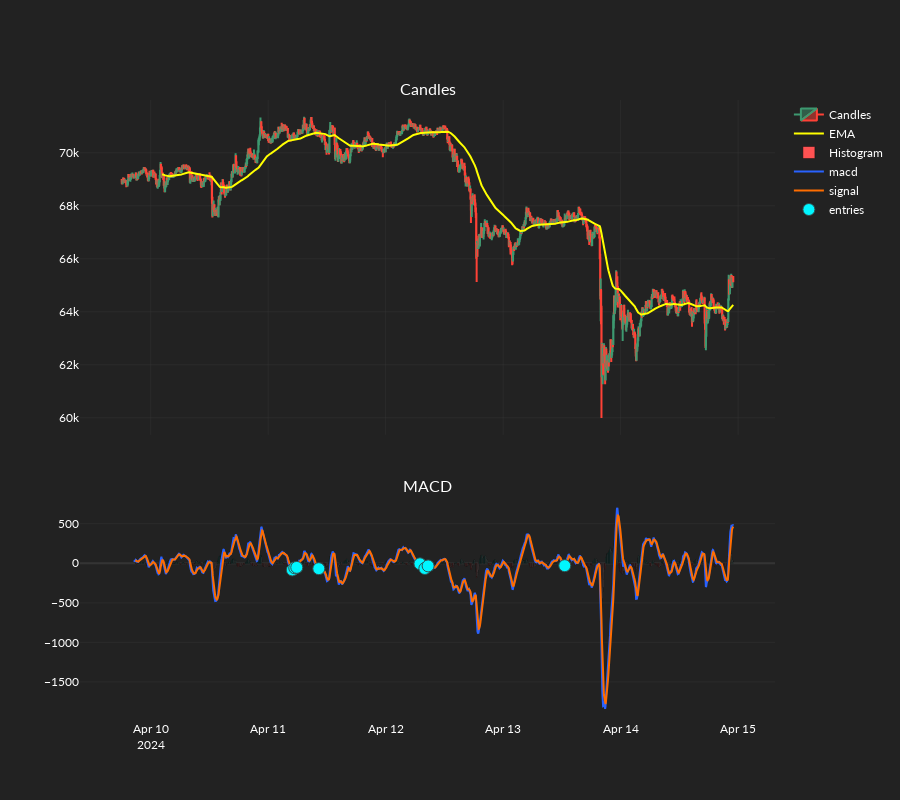

The notebook cell saved with this chart:
### Code cell
macd_strat.plot_signals(candles=candles)

### Figure 1 — Plotly figure (JSON) as saved in the notebook; plotly's stock layout.template omitted (floating-point values rounded to 4 significant figures; data arrays with more than 128 entries replaced by an {"elided": "..."} marker saying what was removed)
{"data": [{"close": {"elided": "1500 float values"}, "high": {"elided": "1500 float values"}, "low": {"elided": "1500 float values"}, "name": "Candles", "open": {"elided": "1500 float values"}, "type": "candlestick", "x": {"elided": "1500 str values"}, "xaxis": "x", "yaxis": "y"}, {"line": {"color": "yellow"}, "mode": "lines", "name": "EMA", "type": "scatter", "x": {"elided": "1500 str values"}, "xaxis": "x", "y": {"elided": "1500 float values"}, "yaxis": "y"}, {"marker": {"color": {"elided": "1500 str values"}}, "name": "Histogram", "type": "bar", "x": {"elided": "1500 str values"}, "xaxis": "x2", "y": {"elided": "1500 float values"}, "yaxis": "y2"}, {"line": {"color": "#2962FF"}, "name": "macd", "type": "scatter", "x": {"elided": "1500 str values"}, "xaxis": "x2", "y": {"elided": "1500 float values"}, "yaxis": "y2"}, {"line": {"color": "#FF6D00"}, "name": "signal", "type": "scatter", "x": {"elided": "1500 str values"}, "xaxis": "x2", "y": {"elided": "1500 float values"}, "yaxis": "y2"}, {"marker": {"color": "#00F6FF", "line": {"color": "DarkSlateGrey", "width": 1}, "size": 12, "symbol": "circle"}, "mode": "markers", "name": "entries", "type": "scatter", "x": {"elided": "1500 str values"}, "xaxis": "x2", "y": {"elided": "1500 float values"}, "yaxis": "y2"}], "layout": {"annotations": [{"font": {"size": 16}, "showarrow": false, "text": "Candles", "x": 0.5, "xanchor": "center", "xref": "paper", "y": 1, "yanchor": "bottom", "yref": "paper"}, {"font": {"size": 16}, "showarrow": false, "text": "MACD", "x": 0.5, "xanchor": "center", "xref": "paper", "y": 0.36, "yanchor": "bottom", "yref": "paper"}], "height": 800, "xaxis": {"anchor": "y", "domain": [0, 1], "matches": "x2", "rangeslider": {"visible": false}, "showticklabels": false}, "xaxis2": {"anchor": "y2", "domain": [0, 1]}, "yaxis": {"anchor": "x", "domain": [0.46, 1]}, "yaxis2": {"anchor": "x2", "domain": [0, 0.36]}}}
